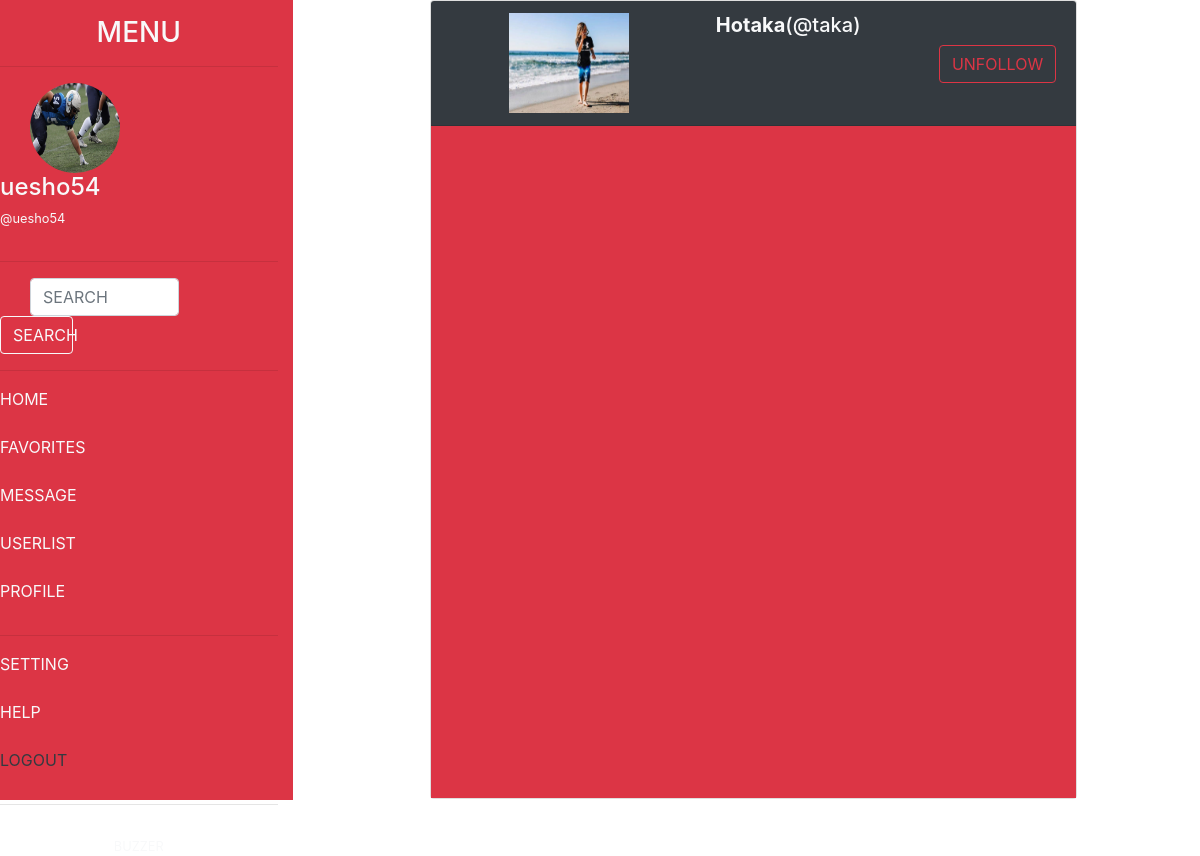
Page /userprofile.php?id=3 (signed in) on the committed database.
### tables this page shows
CREATE TABLE `users` (
  `id` int(11) NOT NULL,
  `account_name` varchar(50) NOT NULL,
  `email` varchar(100) NOT NULL,
  `image` varchar(100) DEFAULT NULL,
  `login_id` int(11) NOT NULL
);

### classes/Database.php (called while the page is built, shortened)
<?php
class Database{
    private $servername = 'localhost';
    private $username = 'root';
    private $password = 'root';
    private $database_name = 'twitter';
    public function __construct(){
        $this->con = new mysqli($this->servername,$this->username,$this->password,$this->database_name);
        if($this->con->connect_error){
            die('connect error'.$this->con->connect_error);
        }else{
            return $this->con;
        }
    }
}
?>

### action.php (called while the page is built, shortened)
<?php
include 'classes/User.php';
$User = new User;
?>

### classes/User.php (called while the page is built, shortened)
<?php
include 'Database.php';
class User extends Database{
    public function getCurrentUser($id){
        $sql = "SELECT * FROM users WHERE id = '$id'";
        $result = $this->con->query($sql);
        if($result == FALSE){
            die('cannot get user'.$this->con->connect_error);
        }else{
            return $result->fetch_assoc();
        }
    }
    public function getCurrentLogin($id){
        $sql = "SELECT * FROM login WHERE id = '$id'";
        $result = $this->con->query($sql);
        if($result == FALSE){
            die('cannot get login'.$this->con->connect_error);
        }else{
            return $result->fetch_assoc();
        }
    }
    public function getUser($id){
        $sql = "SELECT * FROM users INNER JOIN login ON users.login_id = login.id WHERE users.id = '$id'";
        $result = $this->con->query($sql);
        if($result == FALSE){
            die('cannot get user'.$this->con->connect_error);
        }else{
            return $result->fetch_assoc();
        }
    }
    public function validateFollow($now,$user){
        $sql = "SELECT * FROM followed_users WHERE user_id = '$now' AND follow_id = '$user'";
        $result = $this->con->query($sql);
        if($result->num_rows == 1){
            return "unfollow";
        }else{
            return "follow";
        }
    }
}
?>

### userprofile.php (the view, shortened to what this page needs)
<?php
include 'action.php';
$now = $_SESSION['login_id'];
$nowuser = $User->getCurrentUser($now);
$nowlogin = $User->getCurrentLogin($now);
$img = $nowuser["image"];
$userid = $_GET["id"];
$user = $User->getUser($userid);
?>
<!doctype html>
<html lang="en">
  <head>
    <link rel="stylesheet" href="https://stackpath.bootstrapcdn.com/bootstrap/4.3.1/css/bootstrap.min.css">
  </head>
  <body>
      <div class="row">
        <div class="col-md-3 bg-danger sidebar">
          <div class="text-center mt-3 mb-3">
            <h3 class="text-light">MENU</h3>
          </div>
          <hr>
          <div class="row">
            <div class="col-md-1"></div>
            <div class="col-md-4 text-center">
              <?php
              if(empty($img)){
                echo '<i class="fas fa-user fa-5x text-light"></i>';
              }else{
                echo '<img src="uploads/'.$img.'" height="90" width="90" class="rounded-circle">';
              }
              ?>
            </div>
            <div class="col-md-7">
              <h4 class="text-light"><?php echo $nowuser['account_name']; ?></h4>
              <p class="text-light small">@<?php echo $nowlogin['username']; ?></p>
            </div>
          </div>
          <hr>
          <form action="" method="post">
            <div class="form-group">
              <div class="row">
                <div class="col-md-1"></div>
                <div class="col-md-7">
                  <input type="text" name="search" class="form-control" placeholder="SEARCH">
                </div>
                <div class="col-md-4">
                  <button type="submit" name="search" class="btn btn-outline-light btn-block">SEARCH</button>
                </div>
              </div>
            </div>
          </form>
          <hr>
          <div class="mt-3">
            <div class="row">
              <div class="col-md-11">
                <ul style="list-style: none;">
                  <li><a href="home.php" class="text-light">HOME</a></li>
                  <br>
                  <li><a href="favorite.php" class="text-light">FAVORITES</a></li>
                  <br>
                  <li><a href="message.php" class="text-light">MESSAGE</a></li>
                  <br>
                  <li><a href="userlist.php" class="text-light">USERLIST</a></li>
                  <br>
                  <li><a href="profile.php" class="text-light">PROFILE</a></li>
                </ul>
              </div>
            </div>
            <hr>
            <div class="row">
              <div class="col-md-11">
                <ul style="list-style: none;">
                  <li><a href="setting.php" class="text-light">SETTING</a></li>
                  <br>
                  <li><a href="" class="text-light">HELP</a></li>
                  <br>
                  <li><a href="logout.php" class="text-dark">LOGOUT</a></li>
                </ul>
              </div>
            </div>
          </div>
          <hr>
          <div class="text-center">
            <p class="small text-light pt-3">BUZZER</p>
          </div>
        </div>
        <div class="col-md-9">
            <div class="container">
                <div class="card w-75 mx-auto">
                    <div class="card-header bg-dark">
                        <div class="row">
                            <div class="col-md-5">
                                <?php
                                $image = $user["image"];
                                  if(empty($image)){
                                    echo '<div class="text-center">';
                                    echo '<i class="fas fa-user fa-6x text-light"></i>';
                                    echo '</div>';
                                  }else{
                                    echo '<div class="text-center">';
                                    echo '<img src="uploads/'.$image.'" height="100" width="120" class="mx-auto">';
                                    echo '</div>';
                                  }
                                ?>
                            </div>
                            <div class="col-md-7">
                                <h5 class="text-light"><strong><?php echo $user['account_name']; ?></strong><?php echo "(@".$user['username'].")"; ?></h5>
                                <form action="action.php" method="post">
                                    <?php
                                    $validateFF = $User->validateFollow($now,$userid);
                                    if($validateFF == "unfollow"){
                                        echo '<button type="submit" name="unfollow" class="btn btn-outline-danger float-right">UNFOLLOW</button>';
                                    }else{
                                        echo '<button type="submit" name="follow" class="btn btn-danger float-right">FOLLOW</button>';
                                    }
                                    ?>
                                </form>
                            </div>
                        </div>
                    </div>
                    <div class="card-body bg-danger" style="height:84vh; overflow: scroll;">
                    </div>
                </div>
            </div>
        </div>
      </div>
  </body>
</html>

### userprofile.php (style rules this page uses)
* { box-sizing: border-box; padding: 0; margin: 0; }
.sidebar { height: 100vh; }

### rows in the picture
users: image (picture), account_name "uesho54"
users: image (picture), account_name "Hotaka", login.username "taka"

### other values in the picture
$nowlogin['username'] "uesho54"
